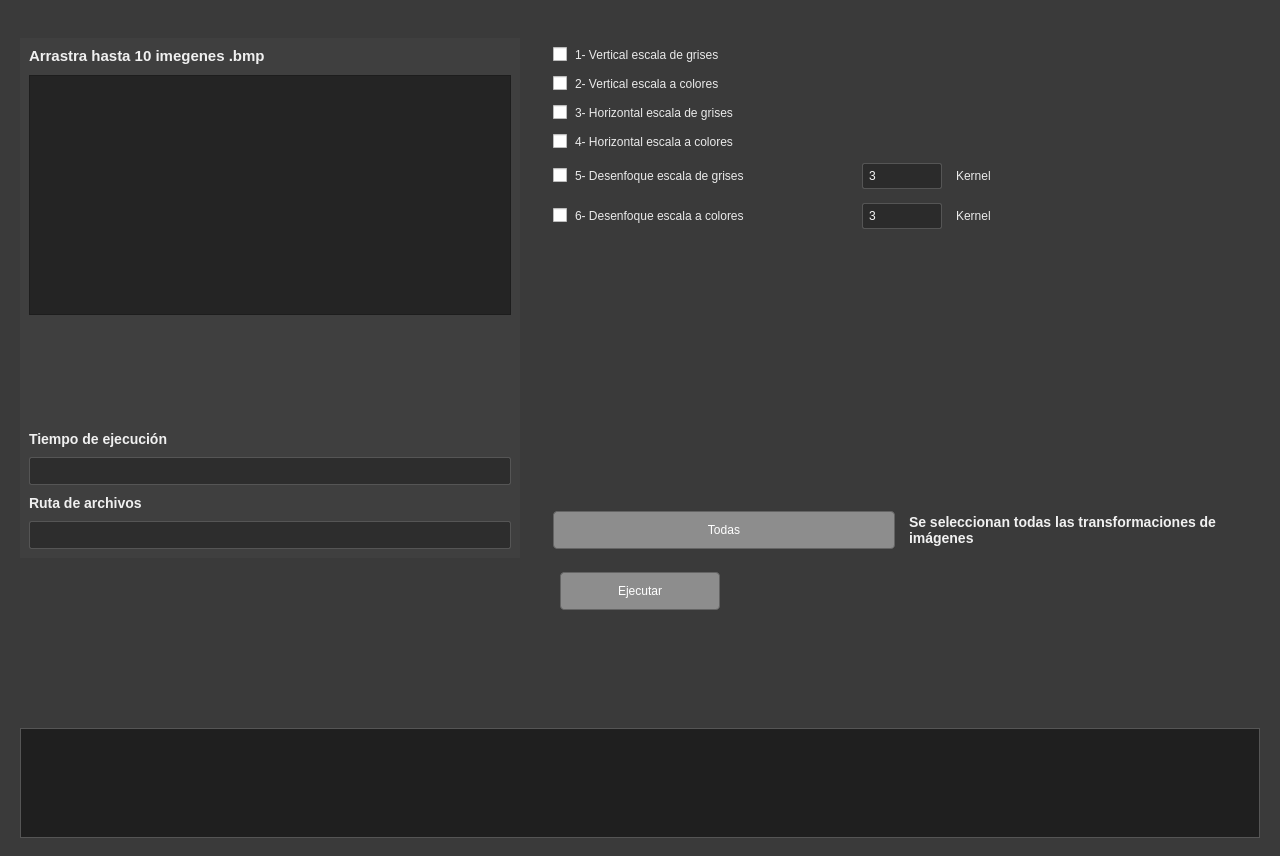
<?xml version="1.0" encoding="UTF-8"?>
<ui version="4.0">
 <class>MainWindow</class>
 <widget class="QMainWindow" name="MainWindow">
  <property name="geometry">
   <rect>
    <x>0</x>
    <y>0</y>
    <width>1280</width>
    <height>720</height>
   </rect>
  </property>
  <property name="windowTitle">
   <string>Procesamiento de imágenes</string>
  </property>
  <property name="styleSheet">
   <string notr="true">QMainWindow {
  background-color: #3a3a3a;
}
QLabel {
  color: #eaeaea;
}
QLineEdit {
  background-color: #2b2b2b;
  color: #f5f5f5;
  border: 1px solid #555;
  border-radius: 2px;
  padding: 4px;
}
QPushButton {
  background-color: #8d8d8d;
  color: #ffffff;
  border: 1px solid #646464;
  border-radius: 4px;
  padding: 6px 16px;
  min-height: 24px;
}
QPushButton:hover {
  background-color: #9b9b9b;
}
QPushButton:pressed {
  background-color: #777777;
}
QRadioButton, QCheckBox {
  color: #eaeaea;
  spacing: 8px;
}
QRadioButton::indicator, QCheckBox::indicator {
  width: 14px;
  height: 14px;
}
QPlainTextEdit {
  background-color: #1f1f1f;
  color: #efefef;
  border: 1px solid #555;
}
</string>
  </property>
  <widget class="QWidget" name="centralwidget">
   <layout class="QVBoxLayout" name="verticalLayoutRoot">
    <property name="leftMargin">
     <number>20</number>
    </property>
    <property name="topMargin">
     <number>18</number>
    </property>
    <property name="rightMargin">
     <number>20</number>
    </property>
    <property name="bottomMargin">
     <number>18</number>
    </property>
    <property name="spacing">
     <number>14</number>
    </property>
    <item>
      <layout class="QHBoxLayout" name="headerLayout">
       <item>
        <spacer name="headerStretch">
         <property name="orientation">
          <enum>Qt::Horizontal</enum>
         </property>
         <property name="sizeHint" stdset="0">
          <size>
        <width>40</width>
        <height>20</height>
          </size>
         </property>
        </spacer>
       </item>
      </layout>
        </item>
        <item>
      <layout class="QHBoxLayout" name="topLayout">
      <property name="spacing">
       <number>24</number>
      </property>
      <item>
       <widget class="QFrame" name="leftPanelFrame">
        <property name="minimumSize">
         <size>
          <width>470</width>
          <height>520</height>
         </size>
        </property>
        <property name="maximumSize">
         <size>
          <width>500</width>
          <height>16777215</height>
         </size>
        </property>
        <property name="styleSheet">
         <string notr="true">#leftPanelFrame {
  background-color: #3f3f3f;
  border: 0px;
}
#dropHintLabel {
  color: #f0f0f0;
  font-size: 15px;
  font-weight: 700;
}
#filesListWidget {
  background-color: #242424;
  border: 1px solid #1d1d1d;
  color: #f4f4f4;
}
#timeLabel, #pathLabel {
  color: #f0f0f0;
  font-size: 14px;
  font-weight: 600;
}
#timeLineEdit, #pathLineEdit {
  background-color: #2d2d2d;
  color: #ffffff;
  border: 1px solid #555555;
}
</string>
        </property>
        <layout class="QVBoxLayout" name="leftPanelLayout">
         <property name="spacing">
          <number>10</number>
         </property>
         <item>
          <widget class="QLabel" name="dropHintLabel">
           <property name="text">
            <string>Arrastra hasta 10 imegenes .bmp</string>
           </property>
           <property name="alignment">
            <set>Qt::AlignLeading|Qt::AlignLeft|Qt::AlignTop</set>
           </property>
           <property name="minimumHeight">
            <number>44</number>
           </property>
          </widget>
         </item>
         <item>
          <widget class="QListWidget" name="filesListWidget">
           <property name="minimumSize">
            <size>
             <width>430</width>
             <height>240</height>
            </size>
           </property>
           <property name="maximumSize">
            <size>
             <width>16777215</width>
             <height>260</height>
            </size>
           </property>
           <property name="selectionMode">
            <enum>QAbstractItemView::ExtendedSelection</enum>
           </property>
          </widget>
         </item>
         <item>
          <spacer name="verticalSpacerLeft">
           <property name="orientation">
            <enum>Qt::Vertical</enum>
           </property>
           <property name="sizeHint" stdset="0">
            <size>
             <width>20</width>
             <height>20</height>
            </size>
           </property>
          </spacer>
         </item>
         <item>
          <widget class="QLabel" name="timeLabel">
           <property name="text">
            <string>Tiempo de ejecución</string>
           </property>
          </widget>
         </item>
         <item>
          <widget class="QLineEdit" name="timeLineEdit">
           <property name="minimumSize">
            <size>
             <width>180</width>
             <height>28</height>
            </size>
           </property>
           <property name="readOnly">
            <bool>true</bool>
           </property>
          </widget>
         </item>
         <item>
          <widget class="QLabel" name="pathLabel">
           <property name="text">
            <string>Ruta de archivos</string>
           </property>
          </widget>
         </item>
         <item>
          <widget class="QLineEdit" name="pathLineEdit">
           <property name="minimumSize">
            <size>
             <width>180</width>
             <height>28</height>
            </size>
           </property>
          </widget>
         </item>
        </layout>
       </widget>
      </item>
      <item>
       <widget class="QFrame" name="rightPanelFrame">
        <property name="minimumSize">
         <size>
          <width>540</width>
          <height>520</height>
         </size>
        </property>
        <property name="styleSheet">
         <string notr="true">#rightPanelFrame {
  background-color: #3a3a3a;
  border: 0px;
}
#selectedHintLabel {
  color: #f1f1f1;
  font-size: 14px;
  font-weight: 600;
}
#kernelLabel {
  color: #f1f1f1;
  font-size: 13px;
  font-weight: 600;
}
#blurGrayKernelLineEdit, #blurColorKernelLineEdit {
  max-width: 70px;
}
#allButton, #executeButton {
  min-width: 120px;
}
</string>
        </property>
        <layout class="QVBoxLayout" name="rightPanelLayout">
         <property name="spacing">
          <number>14</number>
         </property>
         <item>
          <widget class="QCheckBox" name="verticalGrayCheckBox">
           <property name="text">
            <string>1- Vertical escala de grises</string>
           </property>
          </widget>
         </item>
         <item>
          <widget class="QCheckBox" name="verticalColorCheckBox">
           <property name="text">
            <string>2- Vertical escala a colores</string>
           </property>
          </widget>
         </item>
         <item>
          <widget class="QCheckBox" name="horizontalGrayCheckBox">
           <property name="text">
            <string>3- Horizontal escala de grises</string>
           </property>
          </widget>
         </item>
         <item>
          <widget class="QCheckBox" name="horizontalColorCheckBox">
           <property name="text">
            <string>4- Horizontal escala a colores</string>
           </property>
          </widget>
         </item>
         <item>
          <layout class="QHBoxLayout" name="blurGrayLayout">
           <item>
            <widget class="QCheckBox" name="blurGrayCheckBox">
             <property name="text">
              <string>5- Desenfoque escala de grises</string>
             </property>
            </widget>
           </item>
           <item>
            <widget class="QLineEdit" name="blurGrayKernelLineEdit">
             <property name="text">
              <string>3</string>
             </property>
             <property name="placeholderText">
              <string>Kernel</string>
             </property>
            </widget>
           </item>
           <item>
            <widget class="QLabel" name="kernelLabelGray">
             <property name="text">
              <string>Kernel</string>
             </property>
            </widget>
           </item>
          </layout>
         </item>
         <item>
          <layout class="QHBoxLayout" name="blurColorLayout">
           <item>
          <widget class="QCheckBox" name="blurColorCheckBox">
             <property name="text">
              <string>6- Desenfoque escala a colores</string>
             </property>
            </widget>
           </item>
           <item>
            <widget class="QLineEdit" name="blurColorKernelLineEdit">
             <property name="text">
              <string>3</string>
             </property>
             <property name="placeholderText">
              <string>Kernel</string>
             </property>
            </widget>
           </item>
           <item>
            <widget class="QLabel" name="kernelLabelColor">
             <property name="text">
              <string>Kernel</string>
             </property>
            </widget>
           </item>
          </layout>
         </item>
         <item>
          <spacer name="verticalSpacerRight">
           <property name="orientation">
            <enum>Qt::Vertical</enum>
           </property>
           <property name="sizeHint" stdset="0">
            <size>
             <width>20</width>
             <height>20</height>
            </size>
           </property>
          </spacer>
         </item>
         <item>
          <layout class="QHBoxLayout" name="allRowLayout">
           <item>
            <widget class="QPushButton" name="allButton">
             <property name="text">
              <string>Todas</string>
             </property>
            </widget>
           </item>
           <item>
            <widget class="QLabel" name="selectedHintLabel">
             <property name="text">
              <string>Se seleccionan todas las transformaciones de imágenes</string>
             </property>
             <property name="wordWrap">
              <bool>true</bool>
             </property>
            </widget>
           </item>
          </layout>
         </item>
        </layout>
       </widget>
      </item>
     </layout>
    </item>
    <item>
     <layout class="QHBoxLayout" name="bottomLayout">
      <property name="spacing">
       <number>24</number>
      </property>
      <item>
       <spacer name="bottomSpacerLeft">
      <property name="orientation">
       <enum>Qt::Horizontal</enum>
      </property>
      <property name="sizeHint" stdset="0">
       <size>
        <width>40</width>
        <height>20</height>
       </size>
      </property>
       </spacer>
      </item>
      <item>
       <widget class="QPushButton" name="executeButton">
      <property name="text">
       <string>Ejecutar</string>
      </property>
      <property name="minimumSize">
       <size>
        <width>160</width>
        <height>34</height>
       </size>
      </property>
       </widget>
      </item>
      <item>
       <spacer name="bottomSpacerCenter">
      <property name="orientation">
       <enum>Qt::Horizontal</enum>
      </property>
      <property name="sizeHint" stdset="0">
       <size>
        <width>40</width>
        <height>20</height>
       </size>
      </property>
       </spacer>
      </item>
     </layout>
    </item>
    <item>
      <layout class="QHBoxLayout" name="bottomLogoLayout">
       <item>
        <spacer name="bottomLogoStretch">
         <property name="orientation">
          <enum>Qt::Horizontal</enum>
         </property>
         <property name="sizeHint" stdset="0">
          <size>
        <width>40</width>
        <height>20</height>
          </size>
         </property>
        </spacer>
       </item>
       <item>
        <widget class="QLabel" name="bottomLogoLabel">
         <property name="minimumSize">
          <size>
        <width>90</width>
        <height>90</height>
          </size>
         </property>
         <property name="maximumSize">
          <size>
        <width>110</width>
        <height>110</height>
          </size>
         </property>
         <property name="alignment">
          <set>Qt::AlignRight|Qt::AlignBottom</set>
         </property>
        </widget>
       </item>
      </layout>
        </item>
        <item>
     <widget class="QPlainTextEdit" name="logPlainTextEdit">
      <property name="minimumSize">
       <size>
      <width>0</width>
      <height>110</height>
       </size>
      </property>
      <property name="readOnly">
       <bool>true</bool>
      </property>
     </widget>
    </item>
     </layout>
    </widget>
   </widget>
   <resources/>
   <connections/>
  </ui>
